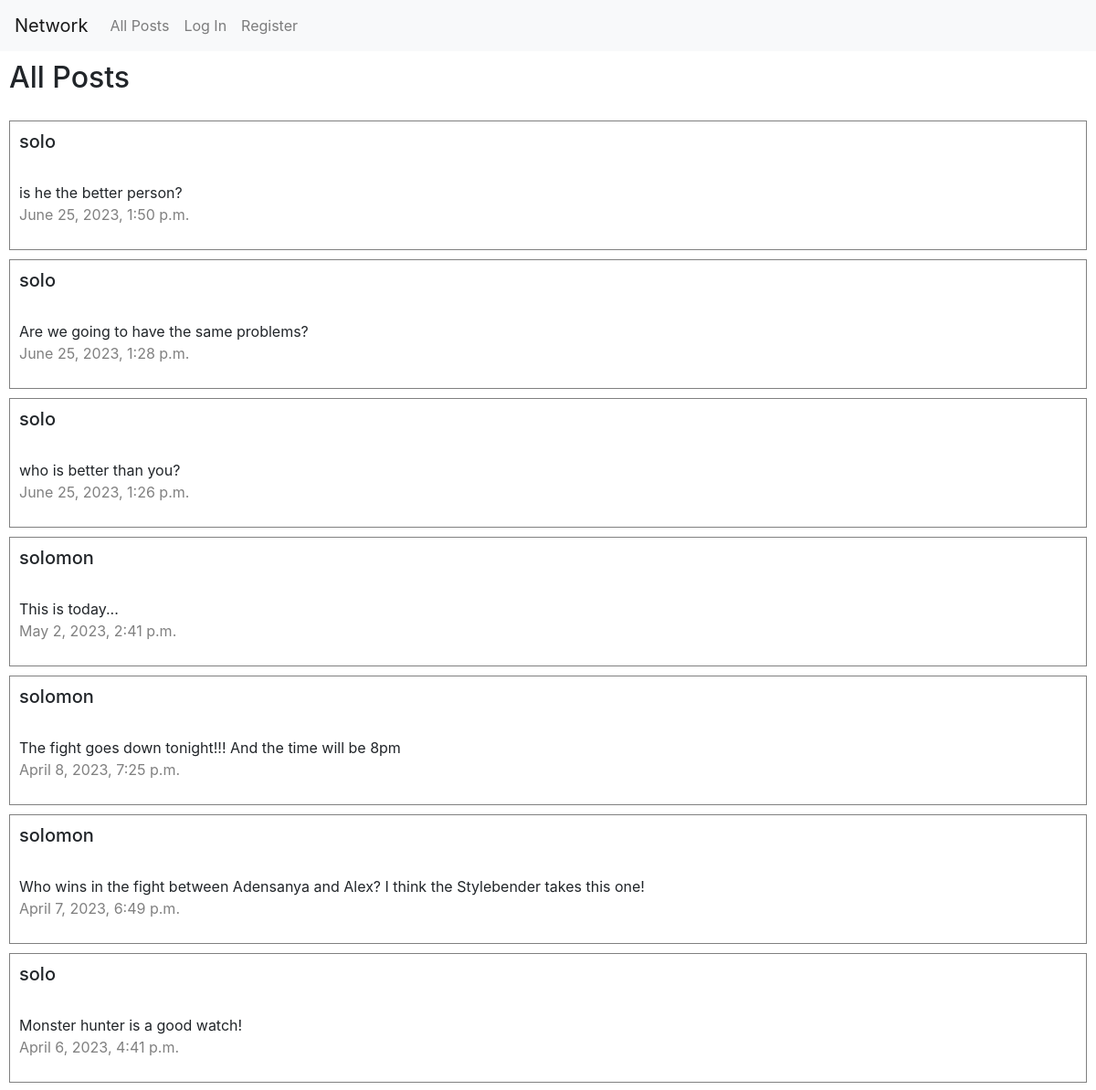
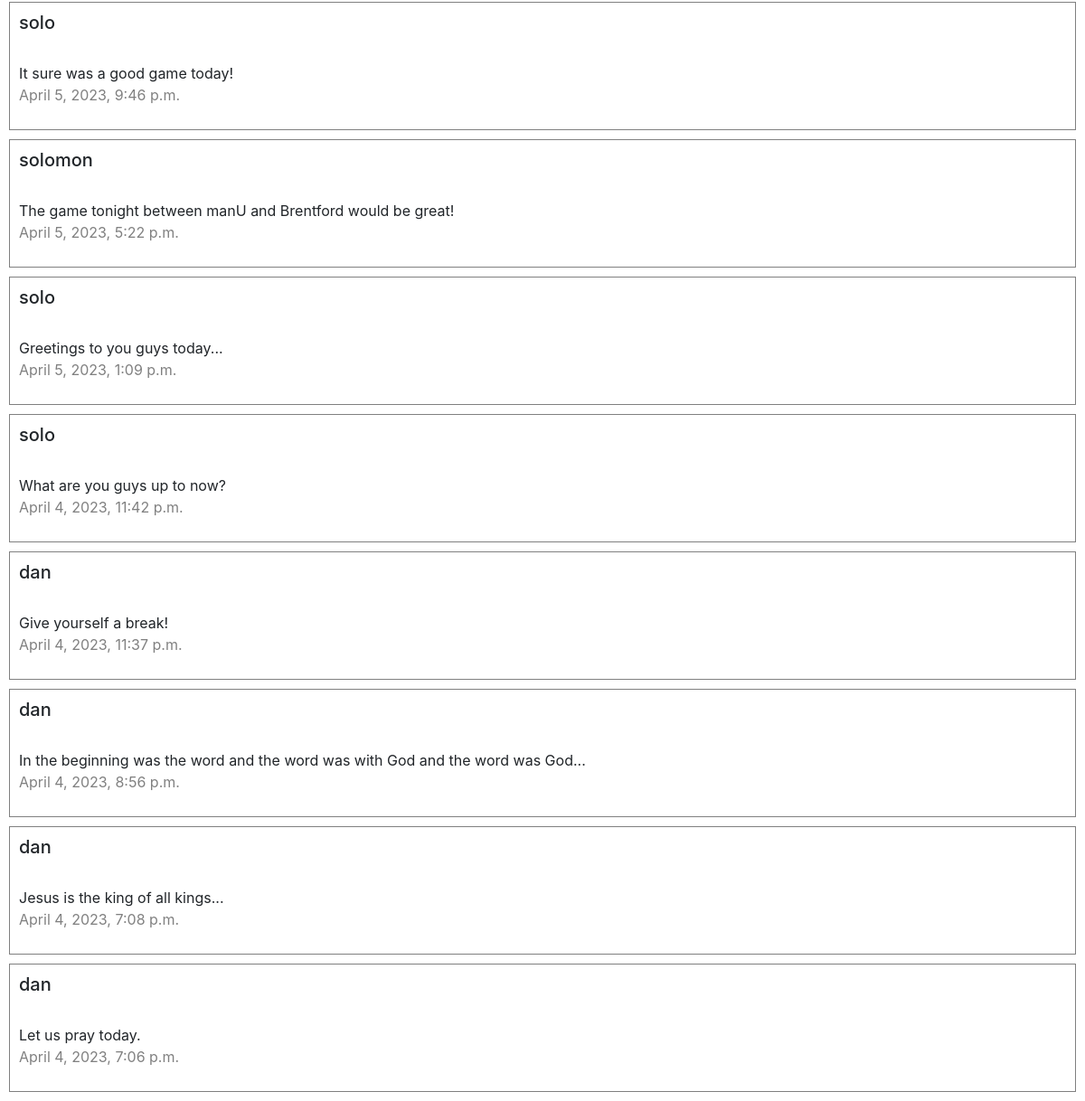
The page / on the database its author committed (2 pictures, top to bottom).
### network/models.py (models this page shows, shortened)
class Post(models.Model):
    text = models.TextField(default='')
    user = models.ForeignKey(User, on_delete=models.CASCADE)
    created_at = models.DateTimeField(auto_now_add=True)

class User(AbstractUser):
    pass

### network/views.py (the view)
# urls.py: path("", views.index, name="index"),
def index(request):
    if request.method == "POST":
        message = 'Character length must be more than 3!'
        new_post = request.POST["new_post"]
        d = datetime.now()
        posts = Post(text=new_post, user=request.user, created_at=d.strftime("%b %d, %Y, %I:%M %p"))
        if posts.is_content_valid() == False:
            return render(request, "network/index.html", {"message": message})
        posts.save()
        return redirect("index")
    else:
        posts = Post.objects.order_by("-created_at")
        likes = Like.objects.all()
        liked = Like.objects.filter(user_id=request.user.id)
        liked_post_ids = [like.post_id for like in liked]
        likes_count = likes.count()
        return render(request, "network/index.html", {"posts": posts, "likes_count": likes_count, "likes":likes, "liked_post_ids":liked_post_ids,})

### network/templates/network/index.html (shortened to what this page needs)
{% extends "network/layout.html" %}
{% load static %}
{% block body %}
    <div id="posts-form">
        <div id="heading-align"><h2>All Posts</h2></div>
        <div>
            {% for post in posts %}
            <div id="new-posts">
                {% if user.is_authenticated %}
                    <a href="{% url 'profile' post.user.pk %}"><h5>{{post.user}}</h5></a>
                    {{post.text}}
                    <p class="date">{{post.created_at}}</p>
                    {% if post.user.username == user.username %}
                        <a href="{% url 'edit' post.pk %}">Edit</a>
                    {% endif %}
                    <form action="{% url 'like' post.pk %}" method="post" id="likes">
                        {% csrf_token %}
                            <input type="hidden" name="post_id" value="{{post.pk}}">
                            {% if post.id not in liked_post_ids %}
                            <input type="submit" value="Like" id="like-btn" class="follow-btn">
                            {% else %}
                            <input type="submit" value="Unlike" id="unlike-btn" class="follow-btn">
                            {% endif %}
                    </form>
                {% else %}
                <h5>{{post.user}}</h5><br>
                {{post.text}}
                <p class="date">{{post.created_at}}</p>
                {% endif %}
            </div>
            {% endfor %}
        </div>
    </div>
{% endblock %}

### network/templates/network/layout.html (shortened to what this page needs)
{% load static %}
<!DOCTYPE html>
<html lang="en">
    <head>
        <link rel="stylesheet" href="https://stackpath.bootstrapcdn.com/bootstrap/4.4.1/css/bootstrap.min.css">
        <link href="{% static 'network/styles.css' %}" rel="stylesheet">
    </head>
    <body>
        <nav class="navbar navbar-expand-lg navbar-light bg-light">
            <a class="navbar-brand" href="#">Network</a>
            <div>
              <ul class="navbar-nav mr-auto">
                <li class="nav-item">
                  <a class="nav-link" href="{% url 'index' %}">All Posts</a>
                </li>
                {% if user.is_authenticated %}
                    <li class="nav-item">
                        <a class="nav-link" href="{% url 'following' %}">Following</a>
                    </li>
                    <li class="nav-item">
                        <a class="nav-link" href="{% url 'class_ai' %}">Class AI</a>
                    </li>
                    <li class="nav-item">
                        <a class="nav-link" href="{% url 'logout' %}">Log Out</a>
                    </li>
                {% else %}
                    <li class="nav-item">
                        <a class="nav-link" href="{% url 'login' %}">Log In</a>
                    </li>
                    <li class="nav-item">
                        <a class="nav-link" href="{% url 'register' %}">Register</a>
                    </li>
                {% endif %}
              </ul>
            </div>
          </nav>
        <div class="body">
            {% block body %}
            {% endblock %}
        </div>
    </body>
</html>

### network/static/network/styles.css (style rules this page uses)
#new-posts { padding :10px; margin: 10px; border: 1px solid grey; }
.date { color: grey; }
#heading-align { padding: 10px; }

### rows shown on the page
Post: user "solo", text "is he the better person?", created_at "June 25, 2023, 1:50 p.m."
Post: user "solo", text "Are we going to have the same problems?", created_at "June 25, 2023, 1:28 p.m."
Post: user "solo", text "who is better than you?", created_at "June 25, 2023, 1:26 p.m."
Post: user "solomon", text "This is today...", created_at "May 2, 2023, 2:41 p.m."
Post: user "solomon", text "The fight goes down tonight!!! And the time will be 8pm", created_at "April 8, 2023, 7:25 p.m."
Post: user "solomon", text "Who wins in the fight between Adensanya and Alex? I think the Stylebender takes this one!", created_at "April 7, 2023, 6:49 p.m."
Post: user "solo", text "Monster hunter is a good watch!", created_at "April 6, 2023, 4:41 p.m."
Post: user "solo", text "It sure was a good game today!", created_at "April 5, 2023, 9:46 p.m."
Post: user "solomon", text "The game tonight between manU and Brentford would be great!", created_at "April 5, 2023, 5:22 p.m."
Post: user "solo", text "Greetings to you guys today...", created_at "April 5, 2023, 1:09 p.m."
Post: user "solo", text "What are you guys up to now?", created_at "April 4, 2023, 11:42 p.m."
Post: user "dan", text "Give yourself a break!", created_at "April 4, 2023, 11:37 p.m."
Post: user "dan", text "In the beginning was the word and the word was with God and the word was God...", created_at "April 4, 2023, 8:56 p.m."
Post: user "dan", text "Jesus is the king of all kings...", created_at "April 4, 2023, 7:08 p.m."
Post: user "dan", text "Let us pray today.", created_at "April 4, 2023, 7:06 p.m."
